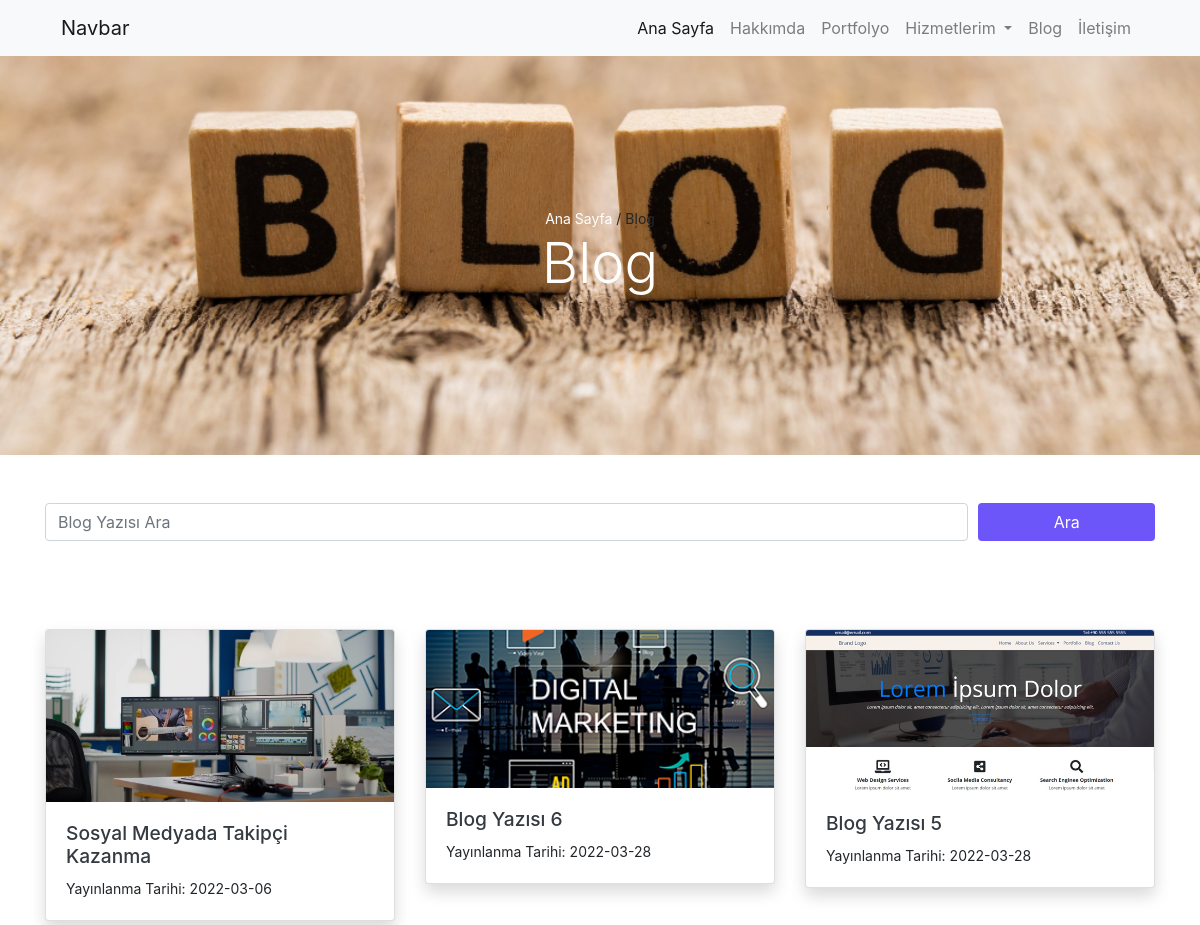
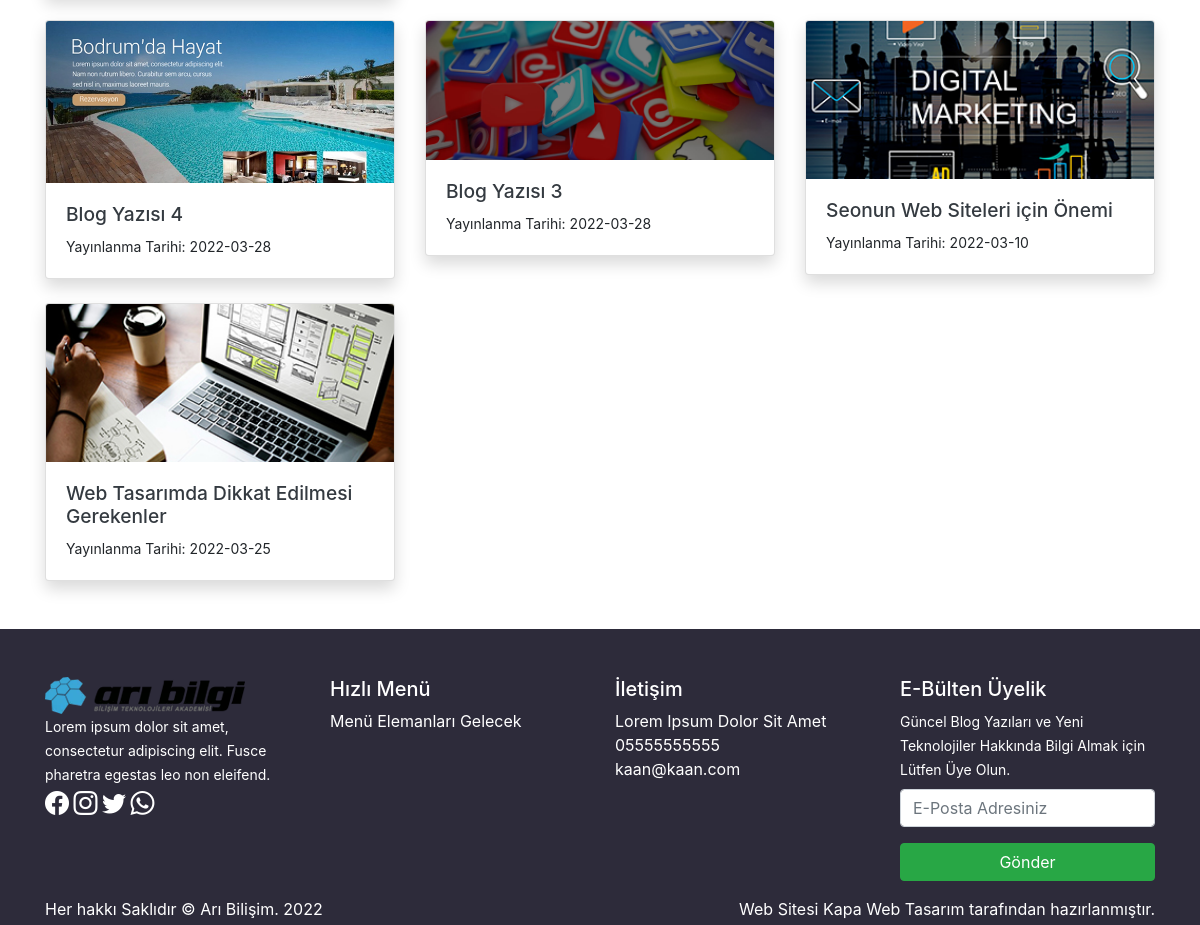
Screenshot of /blog.php with the database file from the repository (2 pictures, top to bottom).
### tables this page shows
CREATE TABLE IF NOT EXISTS `ayarlar` (
  `id` int(11) NOT NULL AUTO_INCREMENT,
  `adres` varchar(100) NOT NULL,
  `telefon` varchar(15) NOT NULL,
  `email` varchar(100) NOT NULL,
  `harita` text NOT NULL,
  `tanitim` text NOT NULL,
  `logo` varchar(100) NOT NULL,
  `blogbanner` varchar(100) NOT NULL,
  `iletisimbanner` varchar(100) NOT NULL,
  `facebook` varchar(50) NOT NULL,
  `instagram` varchar(50) NOT NULL,
  `twitter` varchar(50) NOT NULL,
  `whatsapp` varchar(100) NOT NULL,
  `analitik` text NOT NULL,
  `konsol` text NOT NULL,
  `piksel` text NOT NULL,
  `copy` varchar(60) NOT NULL,
  PRIMARY KEY (`id`)
);

CREATE TABLE IF NOT EXISTS `yazilar` (
  `id` int(11) NOT NULL AUTO_INCREMENT,
  `baslik` varchar(100) NOT NULL,
  `icerik` text NOT NULL,
  `meta` varchar(160) NOT NULL,
  `foto` varchar(150) NOT NULL,
  `fotoalt` varchar(100) NOT NULL,
  `kategori` varchar(25) NOT NULL,
  `tarih` varchar(11) NOT NULL,
  `durum` varchar(15) NOT NULL,
  PRIMARY KEY (`id`)
);

### blog.php (the view)
<?php require_once('header.php'); ?>
<?php
$sorgu_banner = $db->prepare('select * from ayarlar order by id desc limit 1');
$sorgu_banner->execute();
$satir_banner = $sorgu_banner->fetch();
?>
<section id="blogBanner" class="py-15" style="background-image: url('<?php echo substr($satir_banner['blogbanner'], 3); ?>') ;">
    <div class="container">
        <div class="row">
            <div class="col-12 text-center">
                <small><a href="index.php">Ana Sayfa</a> / Blog</small>
                <h1 class="display-4 text-white">Blog</h1>
            </div>
        </div>
    </div>
</section>
<section id="search" class="pt-5">
    <div class="container">
        <div class="row">
            <div class="col-12">
                <form action="" method="post" class="form-row">
                    <div class="col-10">
                        <div class="form-group">
                            <input type="search" name="arama" placeholder="Blog Yazısı Ara" class="form-control">
                        </div>
                    </div>
                    <div class="col-2">
                        <div class="form-group">
                            <button type="submit" class="btn btn-mor w-100">Ara</button>
                        </div>
                    </div>
                </form>
            </div>
        </div>
    </div>
</section>
<section id="blogList" class="py-5">
    <div class="container">
        <div class="row">
            <?php
            $sorgu_bloglist = $db->prepare('select * from yazilar order by id desc');
            $sorgu_bloglist->execute();
            if ($sorgu_bloglist->rowCount()) {
                foreach ($sorgu_bloglist as $satir_bloglist) {
            ?>
                    <div class="col-md-4 mt-4">
                        <div class="card shadow">
                            <a href="sample.php?id=<?php echo $satir_bloglist['id']; ?> ">
                                <img src="<?php echo substr($satir_bloglist['foto'], 3); ?>" alt="<?php echo $satir_bloglist['fotoalt']; ?>" class="card-img-top">
                            </a>
                            <div class="card-body">
                                <a href="sample.php?id=<?php echo $satir_bloglist['id']; ?>" class="text-dark text-decoration-none">
                                    <h2 style="font-size:1.2rem;"><?php echo $satir_bloglist['baslik']; ?></h2>
                                </a>
                                <small>Yayınlanma Tarihi: <?php echo $satir_bloglist['tarih']; ?> </small>
                            </div>
                        </div>
                    </div>
            <?php
                }
            }
            ?>
        </div>
    </div>
</section>
<?php require_once('footer.php'); ?>

### footer.php (shortened to what this page needs)
<section id="footer" class="pt-5 pb-1 text-white">
    <div class="container">
        <div class="row">
            <div class="col-md-3">
                <img src="<?php echo substr($satir_bottom['logo'],3); ?>" alt="Arı Bilişim Logo"> <br>
                <small><?php echo $satir_bottom['tanitim']; ?></small> <br>
                <a href="<?php echo $satir_bottom['facebook']; ?>" target="_blank"><i class="bi bi-facebook" style="font-size:24px;" ></i></a>
                <a href="<?php echo $satir_bottom['instagram']; ?>" target="_blank"><i class="bi bi-instagram" style="font-size:24px;" ></i></a>
                <a href="<?php echo $satir_bottom['twitter']; ?>" target="_blank"><i class="bi bi-twitter" style="font-size:24px;" ></i></a>
                <a href="<?php echo $satir_bottom['whatsapp']; ?>" target="_blank"><i class="bi bi-whatsapp" style="font-size:24px;" ></i></a>
            </div>
            <div class="col-md-3">
                <h5>Hızlı Menü</h5>
                Menü Elemanları Gelecek
            </div>
            <div class="col-md-3">
                <h5>İletişim</h5>
                <?php echo $satir_bottom['adres']; ?> <br>
                <a href="tel:+9<?php echo $satir_bottom['telefon']; ?>"><?php echo $satir_bottom['telefon']; ?></a> <br>
                <a href="mailto:<?php echo $satir_bottom['email']; ?>"><?php echo $satir_bottom['email']; ?></a>
            </div>
            <div class="col-md-3">
                <h5>E-Bülten Üyelik</h5>
                <small>Güncel Blog Yazıları ve Yeni Teknolojiler Hakkında Bilgi Almak için Lütfen Üye Olun.</small>
                <form method="post" class="mt-2">
                    <div class="form-group">
                        <input type="email" name="email" class="form-control" placeholder="E-Posta Adresiniz">
                    </div>
                    <div class="form-group">
                        <input type="submit" value="Gönder" class="btn btn-success w-100">
                    </div>
                </form>
            </div>
        </div>
        <div class="row">
            <div class="col-md-6">
                <?php
                echo $satir_bottom['copy'] . ' ' . date('Y');
                ?>
            </div>
            <div class="col-md-6 text-right">
                Web Sitesi <a href="#">Kapa Web Tasarım</a> tarafından hazırlanmıştır.
            </div>
        </div>
    </div>
</section>
</body>
</html>

### css/style.css (style rules this page uses)
#footer { background-color: #2d2b3a; }
#footer a { color: #fff; }
#iletisimBanner, #blogBanner { background-size: cover; background-repeat: no-repeat; }
#iletisimBanner a, #blogBanner a { color: #fff; }
.py-15 { padding-top: 150px; padding-bottom: 150px; }
.btn-mor { background-color: #6c55f9; color: #fff; }

### rows the page displays
ayarlar: blogbanner (picture), logo (picture), tanitim "Lorem ipsum dolor sit amet, consectetur adipiscing elit. Fusce pharetra egestas leo non eleifend.", adres "Lorem Ipsum Dolor Sit Amet", telefon "05555555555", email "kaan@kaan.com", copy "Her hakkı Saklıdır © Arı Bilişim."
yazilar: foto (picture), baslik "Sosyal Medyada Takipçi Kazanma", tarih "2022-03-06"
yazilar: foto (picture), baslik "Blog Yazısı 6", tarih "2022-03-28"
yazilar: foto (picture), baslik "Blog Yazısı 5", tarih "2022-03-28"
yazilar: foto (picture), baslik "Blog Yazısı 4", tarih "2022-03-28"
yazilar: foto (picture), baslik "Blog Yazısı 3", tarih "2022-03-28"
yazilar: foto (picture), baslik "Seonun Web Siteleri için Önemi", tarih "2022-03-10"
yazilar: foto (picture), baslik "Web Tasarımda Dikkat Edilmesi Gerekenler", tarih "2022-03-25"
